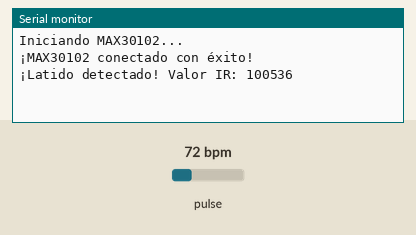
Recording of a sketch running on a simulated ESP32. Parts: the last lines printed to the serial monitor. Inputs (shaded band) come from the test bench; at power-on: pulse 72 bpm.

Above: at 1.2 s.
1.3 s: pulse set to 42 bpm
At 2.7 s:
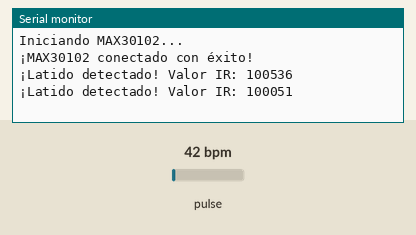
2.8 s: pulse set to 70 bpm
At 3.9 s:
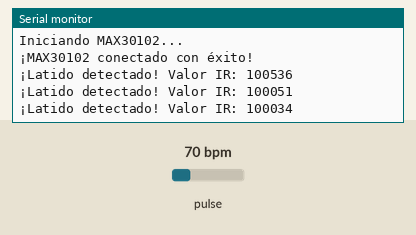
Timing chart, 0 to 5.8 s (numbered marks = the images above; inputs shaded):
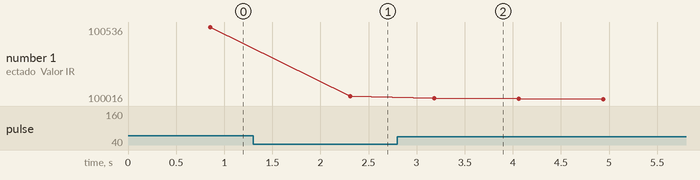

The sketch:

MAX30102.ino
```cpp
#include <Wire.h>
#include "MAX30105.h"
#include "heartRate.h"


MAX30105 particleSensor;


const int PIN_SDA = 4;
const int PIN_SCL = 3;


void setup() {
  Serial.begin(115200);
  while (!Serial) delay(10);

  Wire.begin(PIN_SDA, PIN_SCL);
  Wire.setClock(50000);

  Serial.println("Iniciando MAX30102...");
  if (!particleSensor.begin(Wire, I2C_SPEED_STANDARD)) {
    Serial.println("¡No se encontró el MAX30102! Revisa las conexiones.");
    while (1) delay(10);
  }

  Serial.println("¡MAX30102 conectado con éxito!");

  particleSensor.setup();
  particleSensor.setPulseAmplitudeRed(0x0A);
  particleSensor.setPulseAmplitudeGreen(0);
}


void loop() {
  long irValue = particleSensor.getIR();

  if (checkForBeat(irValue) == true) {
    Serial.print("¡Latido detectado! Valor IR: ");
    Serial.println(irValue);
  }

  if (irValue < 50000) {
    Serial.println("Coloca tu dedo suavemente sobre el sensor...");
  }

  delay(20);
}
```

Measured:
- after the input at 1.3 s, the serial monitor: prints a new line after 1.0 s (image 1)
- after the input at 2.8 s, the serial monitor: prints a new line after 0.38 s (image 2)
- plotted number 1: 100536 → 100051 after the input at 1.3 s, 100051 → 100016 after the input at 2.8 s
